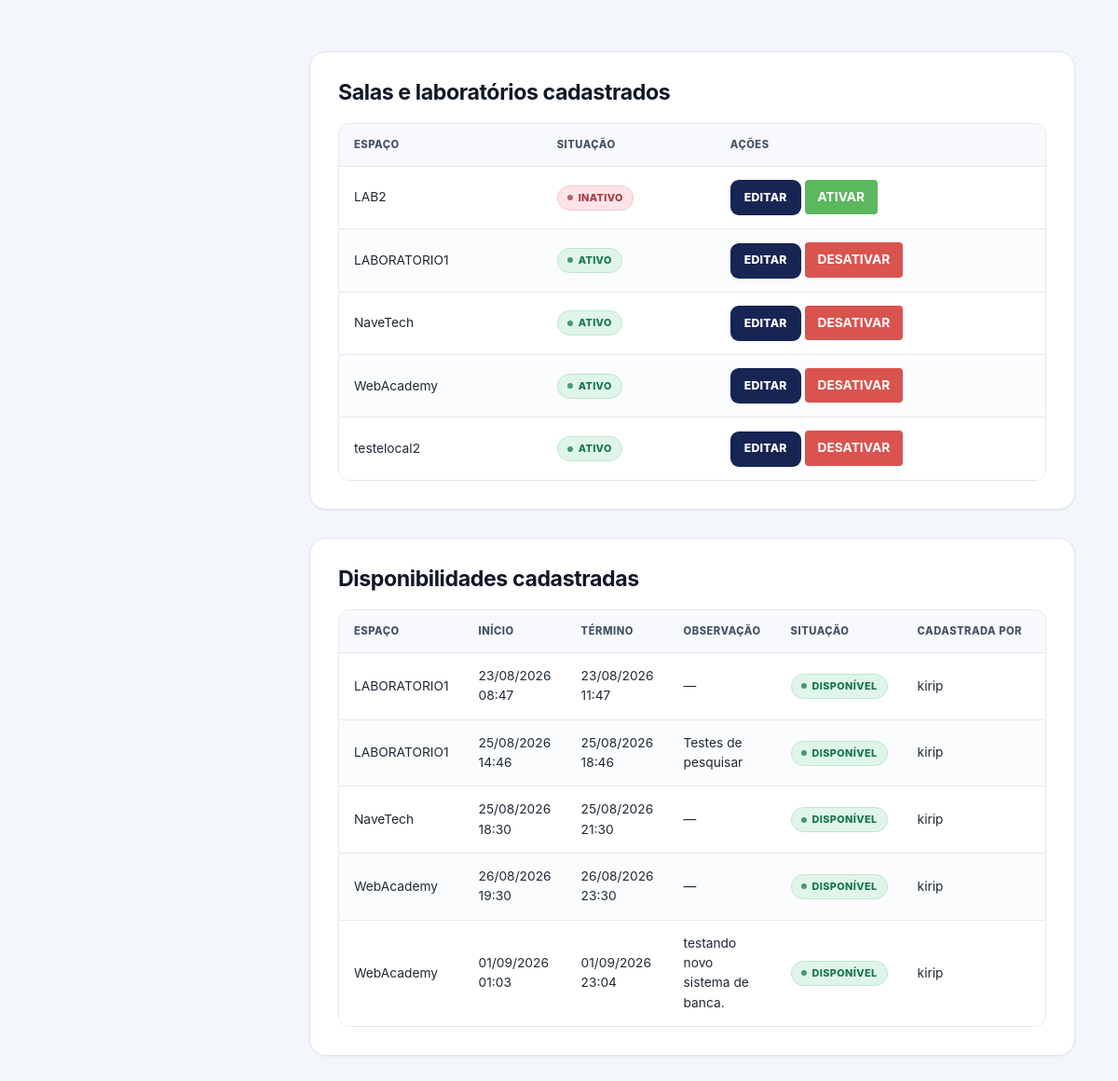
Page /espacos/ (signed in, lower part) on the earlier database version.
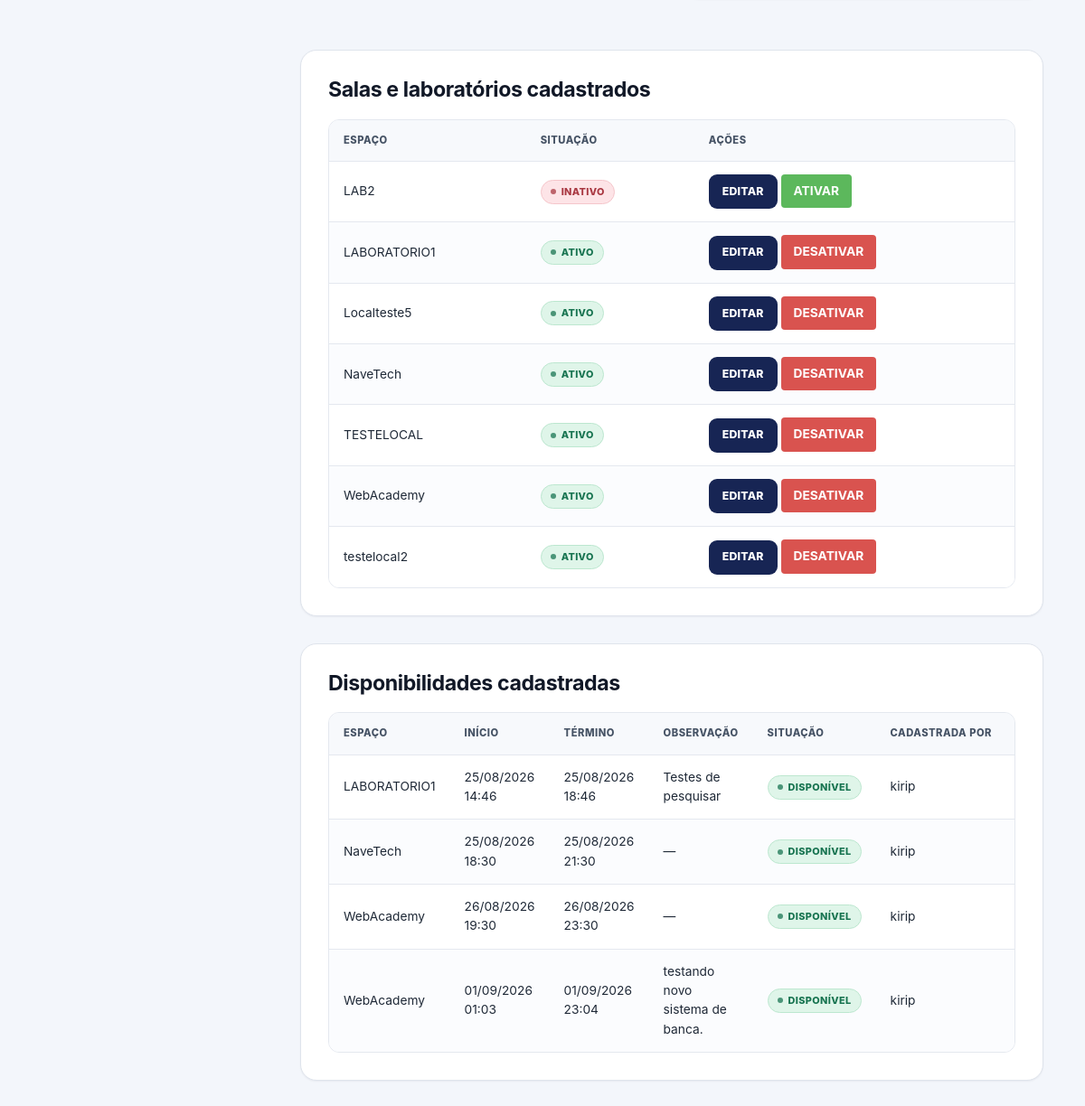
Same page on the later database version.
### bancasapp/models.py (models this page shows, shortened)
class EspacoFisico(models.Model):
    nome = models.CharField(
        max_length=255
    )
    ativo = models.BooleanField(
        default=True
    )
    class Meta:
        ordering = ['nome']
        verbose_name = 'Espaço físico'
        verbose_name_plural = 'Espaços físicos'
    def __str__(self):
        return self.nome

class DisponibilidadeEspaco(models.Model):
    espaco = models.ForeignKey(
        EspacoFisico,
        on_delete=models.CASCADE,
        related_name='disponibilidades'
    )
    data_hora_inicio = models.DateTimeField(
        verbose_name='Data e hora de início'
    )
    data_hora_fim = models.DateTimeField(
        verbose_name='Data e hora de término'
    )
    ativo = models.BooleanField(
        default=True
    )
    observacao = models.CharField(
        max_length=255,
        blank=True
    )
    criada_por = models.ForeignKey(
        User,
        on_delete=models.SET_NULL,
        null=True,
        blank=True,
        related_name='disponibilidades_criadas',
        editable=False
    )
    data_cadastro = models.DateTimeField(
        auto_now_add=True
    )
    class Meta:
        ordering = [
            'data_hora_inicio',
            'espaco__nome',
        ]
        verbose_name = 'Disponibilidade de espaço'
        verbose_name_plural = 'Disponibilidades de espaços'
        constraints = [
            models.CheckConstraint(
                condition=models.Q(
                    data_hora_fim__gt=models.F(
                        'data_hora_inicio'
                    )
                ),
                name='disponibilidade_fim_apos_inicio'
            ),
        ]
        indexes = [
            models.Index(
                fields=[
                    'espaco',
                    'data_hora_inicio',
                    'data_hora_fim',
                ],
                name='disp_espaco_periodo_idx'
            ),
        ]

### bancasapp/views.py (the view, shortened to what this page needs)
@coordenacao_required
def gerenciar_espacos(request):
    form_espaco = EspacoFisicoForm(
        prefix='espaco'
    )
    form_disponibilidade = DisponibilidadeEspacoForm(
        prefix='disponibilidade'
    )
    espacos = EspacoFisico.objects.all()
    disponibilidades_queryset = (
        DisponibilidadeEspaco.objects
        .select_related(
            'espaco',
            'criada_por'
        )
        .order_by(
            '-ativo',
            'data_hora_inicio'
        )
    )
    paginador = Paginator(
        disponibilidades_queryset,
        10
    )
    disponibilidades = paginador.get_page(
        request.GET.get('pagina')
    )
    contexto = {
        'form_espaco': form_espaco,
        'form_disponibilidade': form_disponibilidade,
        'espacos': espacos,
        'disponibilidades': disponibilidades,
    }
    return render(
        request,
        'gerenciar_espacos.html',
        contexto
    )

### bancasapp/permissions.py (called while the page is built)
def usuario_e_coordenacao(user):
    if not user.is_authenticated or not user.is_active:
        return False
    if user.is_superuser:
        return True
    return pUsuario.objects.filter(
        usuario=user,
        perfil='COORDENACAO'
    ).exists()

def coordenacao_required(view_func):
    @login_required(login_url='login')
    @wraps(view_func)
    def wrapper(request, *args, **kwargs):
        if usuario_e_coordenacao(request.user):
            return view_func(
                request,
                *args,
                **kwargs
            )
        messages.error(
            request,
            'Apenas a Coordenação pode realizar esta operação.'
        )
        return redirect('dashboard')
    return wrapper

### templates/gerenciar_espacos.html (shortened to what this page needs)
{% extends 'base.html' %}
{% block content %}
<div style="display: flex; align-items: flex-start; gap: 25px; flex-wrap: wrap;">
</div>
<div class="table-container" style="margin-top: 30px;">
    <h2>Salas e laboratórios cadastrados</h2>
    {% if espacos %}
        <table>
            <thead>
                <tr>
                    <th>Espaço</th>
                    <th>Situação</th>
                    <th>Ações</th>
                </tr>
            </thead>
            <tbody>
                {% for espaco in espacos %}
                    <tr>
                        <td>
                            {{ espaco.nome }}
                        </td>
                        <td>
                            {% if espaco.ativo %}
                                <span class="status-badge status-aprovada">
                                    Ativo
                                </span>
                            {% else %}
                                <span class="status-badge status-recusada">
                                    Inativo
                                </span>
                            {% endif %}
                        </td>
                        <td style="white-space: nowrap;">
                            <a
                                href="{% url 'editar_espaco' espaco.id %}"
                                class="btn-download"
                            >
                                EDITAR
                            </a>
                            <form
                                method="POST"
                                action="{% url 'alternar_status_espaco' espaco.id %}"
                                style="display: inline;"
                            >
                                {% if espaco.ativo %}
                                    <button
                                        type="submit"
                                        style="
                                            border: none;
                                            background-color: #d9534f;
                                            color: white;
                                            padding: 8px 14px;
                                            border-radius: 4px;
                                            font-weight: bold;
                                            cursor: pointer;
                                        "
                                    >
                                        DESATIVAR
                                    </button>
                                {% else %}
                                    <button
                                        type="submit"
                                        style="
                                            border: none;
                                            background-color: #5cb85c;
                                            color: white;
                                            padding: 8px 14px;
                                            border-radius: 4px;
                                            font-weight: bold;
                                            cursor: pointer;
                                        "
                                    >
                                        ATIVAR
                                    </button>
                                {% endif %}
                            </form>
                        </td>
                    </tr>
                {% endfor %}
            </tbody>
        </table>
    {% else %}
        <p>
            Nenhuma sala ou laboratório cadastrado.
        </p>
    {% endif %}
</div>
<div class="table-container" style="margin-top: 30px;">
    <h2>Disponibilidades cadastradas</h2>
    {% if disponibilidades %}
        <table>
            <thead>
                <tr>
                    <th>Espaço</th>
                    <th>Início</th>
                    <th>Término</th>
                    <th>Observação</th>
                    <th>Situação</th>
                    <th>Cadastrada por</th>
                    <th>Ações</th>
                </tr>
            </thead>
            <tbody>
                {% for disponibilidade in disponibilidades %}
                    <tr>
                        <td>
                            {{ disponibilidade.espaco.nome }}
                        </td>
                        <td>
                            {{ disponibilidade.data_hora_inicio|date:"d/m/Y H:i" }}
                        </td>
                        <td>
                            {{ disponibilidade.data_hora_fim|date:"d/m/Y H:i" }}
                        </td>
                        <td>
                            {{ disponibilidade.observacao|default:"—" }}
                        </td>
                        <td>
                            {% if disponibilidade.ativo and disponibilidade.espaco.ativo %}
                                <span class="status-badge status-aprovada">
                                    Disponível
                                </span>
                            {% elif not disponibilidade.espaco.ativo %}
                                <span class="status-badge status-recusada">
                                    Sala inativa
                                </span>
                            {% else %}
                                <span class="status-badge status-recusada">
                                    Inativa
                                </span>
                            {% endif %}
                        </td>
                        <td>
                            {% if disponibilidade.criada_por %}
                                {{ disponibilidade.criada_por.get_full_name|default:disponibilidade.criada_por.username }}
                            {% else %}
                                Não registrado
                            {% endif %}
                        </td>
                        <td style="white-space: nowrap;">
                        </td>
                    </tr>
                {% endfor %}
            </tbody>
        </table>
    {% else %}
        <p>
            Nenhuma disponibilidade cadastrada.
        </p>
    {% endif %}
</div>
{% endblock %}

### templates/base.html (shortened to what this page needs)
{% load static %}
<!DOCTYPE html>
<html lang="pt-br">
<head>
    <link
        rel="stylesheet"
        href="{% static 'css/style.css' %}?v=20260901-05"
    >
</head>
<body>
    {% with rota=request.resolver_match.url_name %}
        <div class="app-shell">
            <main class="app-main">
                <div class="page-content" id="conteudo-principal" tabindex="-1">
                    {% block content %}
                    {% endblock %}
                </div>
            </main>
        </div>
    {% endwith %}
</body>
</html>

### static/css/style.css (style rules this page uses)
:root { --azul-950: #101a3f; --azul-900: #172554; --azul-800: #1e3478; --azul-700: #29489f; --azul-600: #365fc2; --azul-100: #e9efff; --azul-50: #f4f7ff; --amarelo-500: #f4b942; --amarelo-100: #fff4d6; --verde-700: #187451; --verde-100: #dff5e9; --verde-50: #f0fbf5; --laranja-700: #a65313; --laranja-100: #ffedcf; --laranja-50: #fff8ea; --vermelho-700: #a93842; --vermelho-100: #fde4e7; --vermelho-50: #fff4f5; --cinza-950: #111827; --cinza-900: #1f2937; --cinza-800: #303b4b; --cinza-700: #465365; --cinza-600: #647084; --cinza-500: #8791a2; --cinza-400: #aab2c0; --cinza-300: #cfd5df; --cinza-200: #e4e8ef; --cinza-100: #f0f3f7; --cinza-50: #f7f9fc; --branco: #ffffff; --fundo-app: #f3f6fb; --texto: var(--cinza-900); --texto-suave: var(--cinza-600); --borda: #dfe4ec; --sidebar-largura: 286px; --topbar-altura: 82px; --conteudo-maximo: 1480px; --raio-sm: 8px; --raio-md: 12px; --raio-lg: 18px; --raio-xl: 24px; --sombra-sm: 0 1px 2px rgba(16, 24, 40, 0.05); --sombra-md: 0 10px 30px rgba(26, 42, 84, 0.08); --sombra-lg: 0 22px 55px rgba(15, 28, 66, 0.14); --transicao: 180ms ease; }
*, *::before, *::after { box-sizing: border-box; }
html { min-height: 100%; scroll-behavior: smooth; }
body { background: var(--fundo-app); color: var(--texto); font-family: Inter, ui-sans-serif, -apple-system, BlinkMacSystemFont, "Segoe UI", sans-serif; line-height: 1.55; margin: 0; min-height: 100vh; text-rendering: optimizeLegibility; }
button, input, select, textarea { font: inherit; }
button, a { -webkit-tap-highlight-color: transparent; }
a { color: var(--azul-700); }
h1, h2, h3, p { overflow-wrap: anywhere; }
h1, h2, h3 { color: var(--cinza-950); line-height: 1.2; }
h2 { font-size: clamp(1.18rem, 2vw, 1.45rem); letter-spacing: -0.018em; margin: 0 0 8px; }
.app-shell { display: grid; grid-template-columns: var(--sidebar-largura) minmax(0, 1fr); min-height: 100vh; }
.app-main { min-width: 0; }
.page-content { margin: 0 auto; max-width: calc(var(--conteudo-maximo) + 92px); min-width: 0; padding: clamp(25px, 4vw, 46px); }
.coordenacao-panel, .table-container, .tabela-container, .form-container, .sem-resultados { background: var(--branco); border: 1px solid var(--borda); border-radius: var(--raio-lg); box-shadow: var(--sombra-sm); margin-bottom: 26px; min-width: 0; padding: clamp(20px, 3vw, 30px); }
table { border-collapse: separate; border-spacing: 0; font-size: 0.86rem; margin: 0; min-width: 680px; width: 100%; }
table th, table td { border: 0; border-bottom: 1px solid var(--cinza-200); padding: 14px 16px; text-align: left; vertical-align: middle; }
table thead th { background: var(--cinza-50); color: var(--cinza-700); font-size: 0.7rem; font-weight: 800; letter-spacing: 0.045em; position: sticky; text-transform: uppercase; top: 0; white-space: nowrap; z-index: 2; }
table tbody tr { background: var(--branco); transition: background-color var(--transicao); }
table tbody tr:nth-child(even) { background: #fbfcfe; }
table tbody tr:last-child td, table tbody tr:last-child th { border-bottom: 0; }
.btn-enviar, .btn-download, .btn-excluir, .btn-perigo, .btn-filter, .button-primary, .button-secondary, .button-danger { align-items: center; border: 1px solid transparent; border-radius: 9px; cursor: pointer; display: inline-flex; font-size: 0.77rem; font-weight: 780; gap: 7px; justify-content: center; letter-spacing: 0.015em; line-height: 1.2; min-height: 38px; padding: 9px 14px; text-decoration: none; transition: background-color var(--transicao), border-color var(--transicao), box-shadow var(--transicao), color var(--transicao), transform var(--transicao); }
.btn-enviar, .btn-download, .button-primary { background: var(--azul-900); color: var(--branco); }
.status-badge { align-items: center; border: 1px solid transparent; border-radius: 999px; display: inline-flex; font-size: 0.68rem; font-weight: 800; gap: 6px; justify-content: center; letter-spacing: 0.035em; line-height: 1.2; padding: 6px 10px; text-align: center; text-transform: uppercase; white-space: nowrap; }
.status-badge::before { background: currentColor; border-radius: 50%; content: ""; height: 6px; opacity: 0.75; width: 6px; }
.status-aprovada, .status-badge.status-finalizada { background: var(--verde-100) !important; border-color: #bce7cf; color: var(--verde-700) !important; }
.status-recusada { background: var(--vermelho-100) !important; border-color: #f5c6cb; color: var(--vermelho-700) !important; }

Differences in the rows shown:
removed DisponibilidadeEspaco: espaco.nome "LABORATORIO1", data_hora_inicio "23/08/2026 08:47", data_hora_fim "23/08/2026 11:47", observacao "—", ativo "DISPONÍVEL", criada_por.get_full_name "kirip"
added EspacoFisico: nome "Localteste5", ativo "ATIVO"
added EspacoFisico: nome "TESTELOCAL", ativo "ATIVO"
